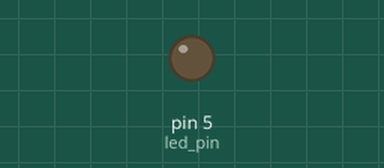
The sketch below on a simulated Arduino Uno, built with avr-gcc and run on an emulated ATmega328P. Parts: output pins drawn as LEDs (lit = HIGH).

Above: at 0.65 s.
At 2.83 s:
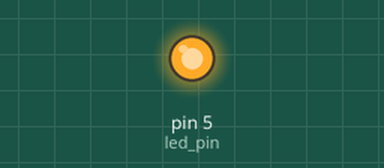
Timing chart, 0 to 3.1 s (numbered marks = the images above):
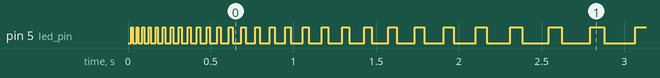

The sketch:

Fabduino_C_format.ino
```cpp
/*  Fabduino
 *
 *   Title, say what it does, or what it needs
 *
 *  */

// Include libraries
#include <Servo.h>

// Defines - constant variables
#define PI     3.46218

// Global variables
int led_pin = 5;
int wait = 10;

// CODE CAN NOT BE HERE
// CODE MUST BE INSIDE setup() or main()

void setup() {
  // This code will run ONCE
  // always when chip starts up

  // setup variables
  // these only exist within the setup{ ...} function
  int led_pin_mode = OUTPUT;

  // In here, set things up, configurations
  // e.g. Input and Output
  pinMode(led_pin, OUTPUT);

}


void loop() {
  // the loop function repeats forever
  // main program, because most things run in a loop

   // Here you will control, calculate things or read sensors
  digitalWrite(led_pin, 0); // 0 or LOW switches the LED ON
  delay(2*wait);

  // Delay creates a 1000ms = 1s delay before executing the next line of code
  digitalWrite(led_pin, 1); // 1 or HIGH switches the LED OFF
  delay(wait);

  wait = wait + wait/ 10;


}
```

Measured:
- by itself, pin 5 (led_pin): repeats every 0.03 s: LOW 0.02 s, HIGH 0.01 s, until it stays LOW from 122.0 s
